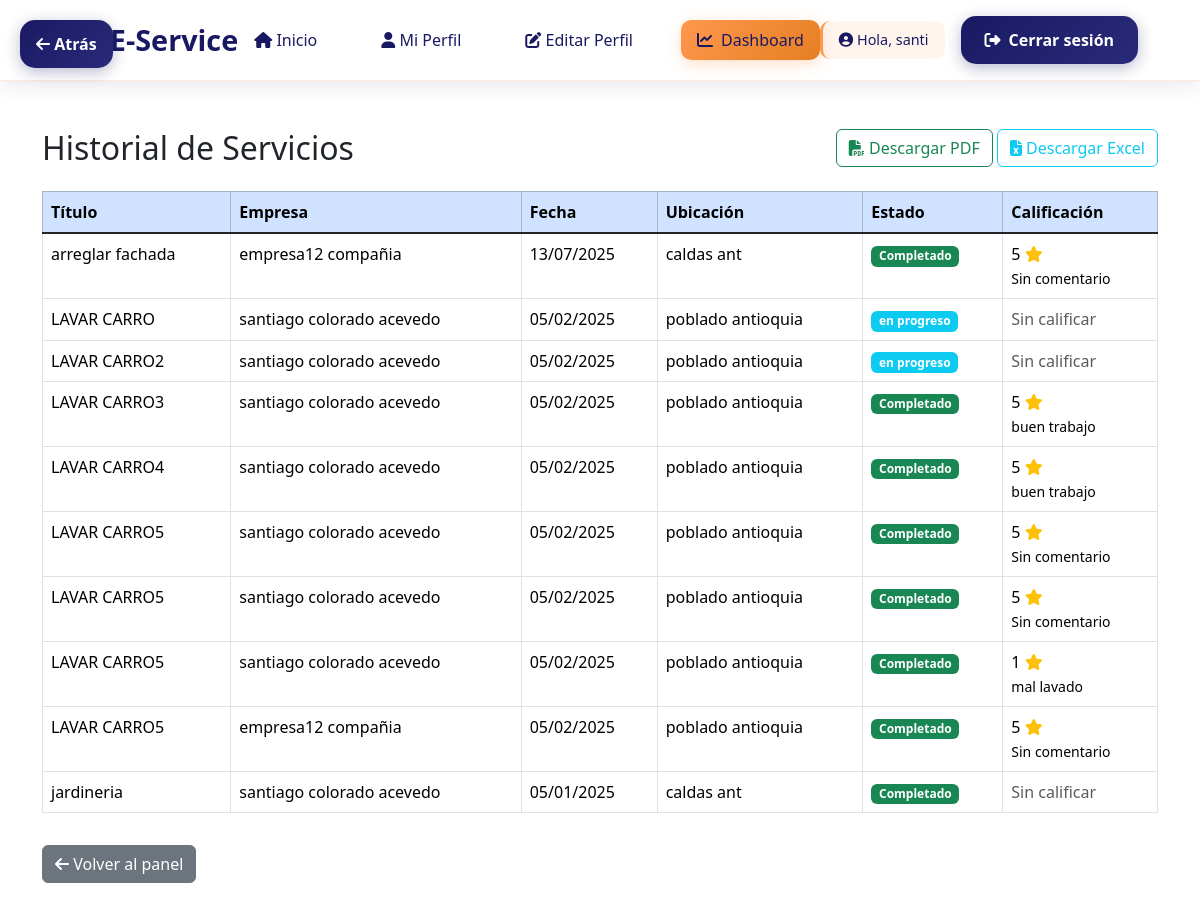
Screenshot of /dashboard/colaborador/historial/ (signed in) with the database file from the repository.
### landing/models.py (models this page shows, shortened)
class Servicio(models.Model):
    CATEGORIAS = [
        ('Plomería', 'Plomería'),
        ('Electricidad', 'Electricidad'),
        ('Jardinería', 'Jardinería'),
        ('Limpieza', 'Limpieza'),
        ('Carpintería', 'Carpintería'),
        ('Pintura', 'Pintura'),
        ('Albañilería', 'Albañilería'),
        ('Mecánica', 'Mecánica'),
        ('Tecnología', 'Tecnología'),
        ('Otro', 'Otro'),
    ]
    TIPOS_PAGO = [
        ('Efectivo', 'Efectivo'),
        ('Transferencia', 'Transferencia bancaria'),
        ('Nequi', 'Nequi'),
        ('Daviplata', 'Daviplata'),
        ('Otro', 'Otro método'),
    ]
    ESTADOS = [
        ('pendiente', 'Pendiente'),
        ('en_progreso', 'En progreso'),
        ('completado', 'Completado'),
    ]
    URGENCIAS = [
        ('baja', 'Baja - Puede esperar'),
        ('media', 'Media - En los próximos días'),
        ('alta', 'Alta - Lo antes posible'),
    ]
    HORARIOS = [
        ('manana', 'Mañana (8:00 AM - 12:00 PM)'),
        ('tarde', 'Tarde (1:00 PM - 6:00 PM)'),
        ('noche', 'Noche (6:00 PM - 9:00 PM)'),
        ('flexible', 'Horario flexible'),
    ]
    titulo = models.CharField(max_length=100)
    descripcion = models.TextField()
    categoria = models.CharField(max_length=50, choices=CATEGORIAS)
    publicado_por = models.ForeignKey(User, on_delete=models.CASCADE, related_name='servicios_publicados')
    fecha_servicio = models.DateField()
    colaborador_asignado = models.ForeignKey(User, null=True, blank=True, on_delete=models.SET_NULL, related_name='servicios_asignados')
    tipo_pago = models.CharField(max_length=20, choices=TIPOS_PAGO)
    valor = models.DecimalField(max_digits=10, decimal_places=2)
    ubicacion = models.CharField(max_length=200)
    estado = models.CharField(max_length=20, choices=ESTADOS, default='pendiente')
    urgencia = models.CharField(max_length=20, choices=URGENCIAS, default='media')
    horario_preferido = models.CharField(max_length=20, choices=HORARIOS, default='tarde')
    fecha_publicacion = models.DateTimeField(default=timezone.now)

class Calificacion(models.Model):
    servicio = models.ForeignKey(Servicio, on_delete=models.CASCADE)
    colaborador = models.ForeignKey(User, on_delete=models.CASCADE, related_name='calificaciones_recibidas')
    empresa = models.ForeignKey(User, on_delete=models.CASCADE, related_name='calificaciones_dadas')
    puntuacion = models.IntegerField(choices=[(1, 1), (2, 2), (3, 3), (4, 4), (5, 5)], default=5)
    comentario = models.TextField(blank=True, null=True)
    fecha = models.DateTimeField(auto_now_add=True)

### landing/views.py (the view)
# urls.py: path('dashboard/colaborador/historial/', views.historial_colaborador, name='historial_colaborador'),
@login_required
def historial_colaborador(request):
    perfil = PerfilUsuario.objects.get(user=request.user)
    if perfil.rol != 'colaborador':
        return HttpResponseForbidden("No tienes permiso para ver esta página.")
    servicios = Servicio.objects.filter(colaborador_asignado=request.user).order_by('-fecha_servicio')
    return render(request, 'landing/historial_colaborador.html', {
        'servicios': servicios
    })

### landing/context_processors.py (called while the page is built)
def notificaciones(request):
    if request.user.is_authenticated:
        notificaciones_no_leidas = Notificacion.objects.filter(usuario=request.user, leida=False)
        return {'notificaciones_no_leidas': notificaciones_no_leidas}
    return {}

### landing/templates/landing/historial_colaborador.html
{% extends 'landing/base.html' %}
{% load static %}
{% block content %}
<div class="container py-5">
    <div class="row mb-4">
        <div class="col-12 d-flex justify-content-between align-items-center">
            <h2 class="mb-0">Historial de Servicios</h2>
            <div>
                <a href="{% url 'exportar_historial_colaborador_pdf' %}" class="btn btn-outline-success">
                    <i class="fas fa-file-pdf"></i> Descargar PDF
                </a>
                <a href="{% url 'exportar_historial_colaborador_excel' %}" class="btn btn-outline-info">
                    <i class="fas fa-file-excel"></i> Descargar Excel
                </a>
            </div>
        </div>
    </div>
    <div class="row">
        <div class="col-12">
            <div class="table-responsive">
                <table class="table table-bordered table-hover">
                    <thead class="table-primary">
                        <tr>
                            <th>Título</th>
                            <th>Empresa</th>
                            <th>Fecha</th>
                            <th>Ubicación</th>
                            <th>Estado</th>
                            <th>Calificación</th>
                        </tr>
                    </thead>
                    <tbody>
                        {% for servicio in servicios %}
                        <tr>
                            <td>{{ servicio.titulo }}</td>
                            <td>{{ servicio.publicado_por.get_full_name|default:servicio.publicado_por.username }}</td>
                            <td>{{ servicio.fecha_servicio|date:"d/m/Y" }}</td>
                            <td>{{ servicio.ubicacion }}</td>
                            <td>
                                <span class="badge {% if servicio.estado == 'completado' %}bg-success{% elif servicio.estado == 'en_progreso' %}bg-warning{% else %}bg-info{% endif %}">
                                    {{ servicio.get_estado_display }}
                                </span>
                            </td>
                            <td>
                                {% with calificacion=servicio.calificacion_set.first %}
                                    {% if calificacion %}
                                        {{ calificacion.puntuacion }} <i class="fas fa-star text-warning"></i><br>
                                        <small>{{ calificacion.comentario|default:"Sin comentario" }}</small>
                                    {% else %}
                                        <span class="text-muted">Sin calificar</span>
                                    {% endif %}
                                {% endwith %}
                            </td>
                        </tr>
                        {% empty %}
                        <tr>
                            <td colspan="6" class="text-center text-muted">No tienes servicios en tu historial.</td>
                        </tr>
                        {% endfor %}
                    </tbody>
                </table>
            </div>
        </div>
    </div>
    <div class="row mt-3">
        <div class="col-12">
            <a href="{% url 'dashboard_colaborador' %}" class="btn btn-secondary">
                <i class="fas fa-arrow-left"></i> Volver al panel
            </a>
        </div>
    </div>
</div>
{% endblock %}

### landing/templates/landing/partials/navbar.html (shortened to what this page needs)
<!DOCTYPE html>
<html lang="es">
<head>
  <link href="https://cdn.jsdelivr.net/npm/bootstrap@5.3.3/dist/css/bootstrap.min.css" rel="stylesheet">
  <link href="https://cdnjs.cloudflare.com/ajax/libs/font-awesome/6.4.0/css/all.min.css" rel="stylesheet">
</head>
<body>
  <button class="btn-back" onclick="window.history.back()">
    <i class="fas fa-arrow-left"></i> Atrás
  </button>
  <header class="navbar" id="navbar">
    <div class="navbar-container">
      <div class="navbar-left">
        {% if user.is_authenticated %}
          <a href="{% url 'home' %}" class="navbar-logo">
            <div class="logo-icon">
              <i class="fas fa-briefcase"></i>
            </div>
            E-Service
          </a>
        {% endif %}
      </div>
      <nav class="nav-links" id="navMenu">
        {% if user.is_authenticated %}
          <a href="{% url 'home' %}#inicio">
            <i class="fas fa-home"></i> Inicio
          </a>
          <a href="{% url 'perfil' %}">
            <i class="fas fa-user"></i> Mi Perfil
          </a>
          <a href="{% url 'editar_perfil' %}">
            <i class="fas fa-edit"></i> Editar Perfil
          </a>
          {% with perfil=user.perfilusuario %}
            {% if perfil.rol == 'colaborador' %}
              <a href="{% url 'dashboard_colaborador' %}" class="nav-button">
                <i class="fas fa-chart-line"></i> Dashboard
              </a>
            {% elif perfil.rol == 'empresa' %}
              <a href="{% url 'dashboard_empresa' %}" class="nav-button">
                <i class="fas fa-building"></i> Dashboard Empresa
              </a>
            {% endif %}
          {% endwith %}
        {% endif %}
      </nav>
      <div class="session-buttons">
        {% if user.is_authenticated %}
          <div class="welcome-msg">
            <i class="fas fa-user-circle"></i> Hola, {{ user.first_name|default:user.username }}
          </div>
          <a href="{% url 'logout' %}" class="nav-button secondary">
            <i class="fas fa-sign-out-alt"></i> Cerrar sesión
          </a>
        {% endif %}
      </div>
    </div>
  </header>
</body>
</html>

### landing/static/landing/css/navbar.css (style rules this page uses)
.navbar { background-color: #fff; border-bottom: 1px solid #e0e0e0; position: sticky; top: 0; z-index: 1000; }
.navbar-container { max-width: 1200px; margin: 0 auto; padding: 16px 24px; display: flex; align-items: center; justify-content: space-between; flex-wrap: wrap; }
.navbar-logo { font-size: 1.6rem; font-weight: bold; color: #2c3e50; text-decoration: none; }
.nav-links a { color: #333; text-decoration: none; font-weight: 500; transition: color 0.3s ease; }
.session-buttons { display: flex; align-items: center; gap: 16px; }
.btn { padding: 8px 14px; border-radius: 5px; background-color: #0077cc; color: white; text-decoration: none; transition: background-color 0.3s ease; }
.welcome-msg { font-weight: 500; color: #444; }

### landing/static/landing/css/index.css (style rules this page uses)
* { margin: 0; padding: 0; box-sizing: border-box; }
body { font-family: 'Montserrat', sans-serif; background-color: #f7f7f7; }

### landing/templates/landing/base.html (style rules this page uses)
body { margin: 0; line-height: 1.5; font-size: 16px; font-family: 'Montserrat', sans-serif; }

### landing/templates/landing/partials/navbar.html (style rules this page uses)
body { font-family: 'Segoe UI', Tahoma, Geneva, Verdana, sans-serif; margin: 0; padding: 0; }
.navbar { background: rgba(255, 255, 255, 0.95); backdrop-filter: blur(10px); border-bottom: 1px solid rgba(255, 152, 77, 0.2); padding: 1rem 0; position: sticky; top: 0; z-index: 1000; box-shadow: 0 4px 20px rgba(25, 25, 99, 0.1); transition: all 0.3s ease; }
.navbar-container { max-width: 1200px; margin: 0 auto; padding: 0 2rem; display: flex; align-items: center; justify-content: space-between; }
.navbar-logo { font-size: 1.8rem; font-weight: 700; color: #191963; text-decoration: none; display: flex; align-items: center; gap: 0.5rem; transition: all 0.3s ease; }
.logo-icon { background: linear-gradient(135deg, #ff984d, #e67e22); color: white; width: 40px; height: 40px; border-radius: 10px; display: flex; align-items: center; justify-content: center; font-size: 1.2rem; }
.nav-links { display: flex; align-items: center; gap: 2rem; margin: 0; padding: 0; list-style: none; }
.nav-links a { color: #191963; text-decoration: none; font-weight: 500; font-size: 1rem; padding: 0.5rem 1rem; border-radius: 10px; transition: all 0.3s ease; position: relative; }
.nav-links a::after { content: ''; position: absolute; bottom: 0; left: 50%; width: 0; height: 2px; background: linear-gradient(135deg, #ff984d, #e67e22); transition: all 0.3s ease; transform: translateX(-50%); }
.nav-button { background: linear-gradient(135deg, #ff984d, #e67e22); color: white; border: none; padding: 0.75rem 1.5rem; border-radius: 15px; font-weight: 600; text-decoration: none; transition: all 0.3s ease; display: flex; align-items: center; gap: 0.5rem; box-shadow: 0 4px 15px rgba(255, 152, 77, 0.3); }
.nav-button.secondary { background: linear-gradient(135deg, #191963, #2a2a7a); box-shadow: 0 4px 15px rgba(25, 25, 99, 0.3); }
.session-buttons { display: flex; align-items: center; gap: 1rem; }
.welcome-msg { color: #191963; font-weight: 500; font-size: 0.9rem; background: rgba(255, 152, 77, 0.1); padding: 0.5rem 1rem; border-radius: 10px; border-left: 3px solid #ff984d; }
.btn-back { position: fixed; top: 20px; left: 20px; z-index: 1001; background: linear-gradient(135deg, #191963, #2a2a7a); color: white; border: none; padding: 0.75rem 1rem; border-radius: 15px; font-weight: 600; box-shadow: 0 4px 15px rgba(25, 25, 99, 0.3); transition: all 0.3s ease; }

### rows the page displays
Servicio: titulo "arreglar fachada", publicado_por.get_full_name "empresa12 compañia", fecha_servicio "13/07/2025", ubicacion "caldas ant", estado "Completado", calificacion_set.first.puntuacion "5", calificacion_set.first.comentario "Sin comentario"
Servicio: titulo "LAVAR CARRO", publicado_por.get_full_name "santiago colorado acevedo", fecha_servicio "05/02/2025", ubicacion "poblado antioquia", estado "en progreso", shows "Sin calificar"
Servicio: titulo "LAVAR CARRO2", publicado_por.get_full_name "santiago colorado acevedo", fecha_servicio "05/02/2025", ubicacion "poblado antioquia", estado "en progreso", shows "Sin calificar"
Servicio: titulo "LAVAR CARRO3", publicado_por.get_full_name "santiago colorado acevedo", fecha_servicio "05/02/2025", ubicacion "poblado antioquia", estado "Completado", calificacion_set.first.puntuacion "5", calificacion_set.first.comentario "buen trabajo"
Servicio: titulo "LAVAR CARRO4", publicado_por.get_full_name "santiago colorado acevedo", fecha_servicio "05/02/2025", ubicacion "poblado antioquia", estado "Completado", calificacion_set.first.puntuacion "5", calificacion_set.first.comentario "buen trabajo"
Servicio: titulo "LAVAR CARRO5", publicado_por.get_full_name "santiago colorado acevedo", fecha_servicio "05/02/2025", ubicacion "poblado antioquia", estado "Completado", calificacion_set.first.puntuacion "5", calificacion_set.first.comentario "Sin comentario"
Servicio: titulo "LAVAR CARRO5", publicado_por.get_full_name "santiago colorado acevedo", fecha_servicio "05/02/2025", ubicacion "poblado antioquia", estado "Completado", calificacion_set.first.puntuacion "5", calificacion_set.first.comentario "Sin comentario"
Servicio: titulo "LAVAR CARRO5", publicado_por.get_full_name "santiago colorado acevedo", fecha_servicio "05/02/2025", ubicacion "poblado antioquia", estado "Completado", calificacion_set.first.puntuacion "1", calificacion_set.first.comentario "mal lavado"
Servicio: titulo "LAVAR CARRO5", publicado_por.get_full_name "empresa12 compañia", fecha_servicio "05/02/2025", ubicacion "poblado antioquia", estado "Completado", calificacion_set.first.puntuacion "5", calificacion_set.first.comentario "Sin comentario"
Servicio: titulo "jardineria", publicado_por.get_full_name "santiago colorado acevedo", fecha_servicio "05/01/2025", ubicacion "caldas ant", estado "Completado", shows "Sin calificar"

### other values shown
{{ user.first_name|default:user.username }} "santi"
